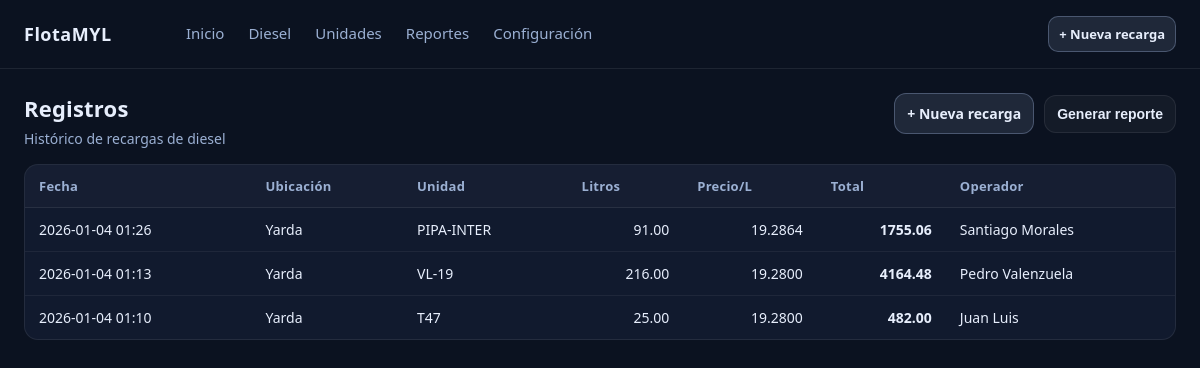
Screenshot of /diesel/ with the database file from the repository.
### diesel/models.py (models this page shows, shortened)
class DieselLog(models.Model):
    class Ubicacion(models.TextChoices):
        YARDA = "YARDA", "Yarda"
        OBRA = "OBRA", "Obra"
        DIAM = "DIAM", "Diam"
    ubicacion = models.CharField(max_length=20, choices=Ubicacion.choices)
    unidad = models.CharField(max_length=50)
    litros = models.DecimalField(max_digits=10, decimal_places=2)
    operador = models.CharField(max_length=100)
    precio_por_litro = models.DecimalField(max_digits=10, decimal_places=4)
    costo_total = models.DecimalField(max_digits=12, decimal_places=2, editable=False)
    fecha = models.DateTimeField(default=timezone.now, editable=False)

### diesel/views.py (the view)
# urls.py: path("diesel/", views.diesel_list, name="diesel_list"),
def diesel_list(request):
    logs = DieselLog.objects.order_by("-fecha")[:200]  # últimos 200
    return render(request, "diesel/diesel_list.html", {"logs": logs})

### diesel/templates/diesel/diesel_list.html (shortened to what this page needs)
{% extends "base.html" %}
{% load static %}
{% block extra_css %}
  <link rel="stylesheet" href="{% static 'diesel/styles.css' %}">
{% endblock %}
{% block topbar_actions %}
  <a href="{% url 'diesel_create' %}" class="btn btn-primary btn-sm">+ Nueva recarga</a>
{% endblock %}
{% block content %}
  <div class="diesel-header">
    <div>
      <h1 class="diesel-title">Registros</h1>
      <p class="diesel-subtitle">Histórico de recargas de diesel</p>
    </div>
    <div class="diesel-actions">
      <a href="{% url 'diesel_create' %}" class="btn btn-primary">+ Nueva recarga</a>
      <button class="btn">Generar reporte</button>
    </div>
  </div>
  <div class="diesel-panel">
    <div class="diesel-table-scroll">
      <table class="diesel-table">
        <thead>
          <tr>
            <th>Fecha</th><th>Ubicación</th><th>Unidad</th>
            <th class="t-right">Litros</th>
            <th class="t-right">Precio/L</th>
            <th class="t-right">Total</th>
            <th>Operador</th>
          </tr>
        </thead>
        <tbody>
          {% for r in logs %}
          <tr>
            <td>{{ r.fecha|date:"Y-m-d H:i" }}</td>
            <td>{{ r.get_ubicacion_display }}</td>
            <td>{{ r.unidad }}</td>
            <td class="t-right">{{ r.litros }}</td>
            <td class="t-right">{{ r.precio_por_litro }}</td>
            <td class="t-right diesel-total">{{ r.costo_total }}</td>
            <td>{{ r.operador }}</td>
          </tr>
          {% empty %}
          <tr>
            <td colspan="7" class="diesel-empty">Sin registros.</td>
          </tr>
          {% endfor %}
        </tbody>
      </table>
    </div>
  </div>
{% endblock %}

### templates/base.html (shortened to what this page needs)
{% load static %}
<!doctype html>
<html lang="es">
<head>
  <link rel="stylesheet" href="{% static 'inicio/dashboard.css' %}">
  {% block extra_css %}{% endblock %}
</head>
<body>
<header class="topbar">
  <div class="topbar-left">
    <span class="brand">FlotaMYL</span>
  </div>
  <nav class="topbar-nav">
    <a href="{% url 'inicio' %}"
       class="nav-item {% if request.resolver_match.url_name == 'dashboard' %}active{% endif %}">
      Inicio
    </a>
    <a href="{% url 'diesel_list' %}"
       class="nav-item {% if request.resolver_match.app_name == 'diesel' %}active{% endif %}">
      Diesel
    </a>
    <a href="#" class="nav-item">Unidades</a>
    <a href="#" class="nav-item">Reportes</a>
    <a href="#" class="nav-item">Configuración</a>
  </nav>
  <div class="topbar-actions">
    {% block topbar_actions %}{% endblock %}
  </div>
</header>
<main class="container">
  {% block content %}{% endblock %}
</main>
</body>
</html>

### inicio/static/inicio/dashboard.css (style rules this page uses)
:root { --bg:#0b1220; --panel:#111a2e; --text:#e7eefc; --muted:#9bb0d3; --border:rgba(255,255,255,.08); }
* { box-sizing:border-box; }
body { margin:0; font-family: system-ui, -apple-system, Segoe UI, Roboto, Arial; background: var(--bg); color: var(--text); }
.topbar { display:flex; align-items:center; justify-content:space-between; padding:16px 24px; border-bottom:1px solid var(--border); }
.container { padding:24px; max-width:1200px; margin:0 auto; }
.topbar-left { display:flex; align-items:center; min-width:160px; }
.brand { font-size:18px; font-weight:700; letter-spacing:.5px; }
.topbar-nav { display:flex; align-items:center; gap:20px; flex:1; }
.nav-item { text-decoration:none; color: var(--muted); font-size:15px; font-weight:500; padding:6px 2px; border-bottom:2px solid transparent; transition: all .15s ease; }

### diesel/static/diesel/styles.css (style rules this page uses)
.diesel-header { display:flex; align-items:flex-start; justify-content:space-between; gap:16px; margin-bottom:16px; }
.diesel-title { margin:0; font-size:22px; font-weight:750; letter-spacing:.2px; }
.diesel-subtitle { margin:6px 0 0; color: var(--muted); font-size:14px; }
.diesel-actions { display:flex; align-items:center; gap:10px; flex-wrap:wrap; }
.btn { display:inline-flex; align-items:center; justify-content:center; gap:8px; padding:10px 12px; border-radius:12px; border:1px solid var(--border); background: rgba(255,255,255,.04); color: var(--text); text-decoration:none; font-weight:650; font-size:14px; cursor:pointer; transition: transform .06s ease, background .15s ease, border-color .15s ease; }
.btn-primary { background: rgba(155,176,211,.14); border-color: rgba(155,176,211,.35); }
.btn-sm { padding:8px 10px; border-radius:10px; font-size:13px; }
.diesel-panel { background: var(--panel); border:1px solid var(--border); border-radius:14px; overflow:hidden; }
.diesel-table-scroll { width:100%; overflow:auto; }
.diesel-table { width:100%; border-collapse:separate; border-spacing:0; font-size:14px; }
.diesel-table thead th { text-align:left; padding:12px 14px; color: var(--muted); font-weight:700; font-size:13px; letter-spacing:.25px; background: rgba(255,255,255,.02); border-bottom:1px solid var(--border); white-space:nowrap; }
.diesel-table tbody td { padding:12px 14px; border-bottom:1px solid rgba(255,255,255,.06); vertical-align:middle; white-space:nowrap; }
.diesel-table tbody tr:last-child td { border-bottom:none; }
.t-right { text-align:right; }
.diesel-total { font-weight:800; }

### rows the page displays
DieselLog: fecha "2026-01-04 01:26", ubicacion "Yarda", unidad "PIPA-INTER", litros "91.00", precio_por_litro "19.2864", costo_total "1755.06", operador "Santiago Morales"
DieselLog: fecha "2026-01-04 01:13", ubicacion "Yarda", unidad "VL-19", litros "216.00", precio_por_litro "19.2800", costo_total "4164.48", operador "Pedro Valenzuela"
DieselLog: fecha "2026-01-04 01:10", ubicacion "Yarda", unidad "T47", litros "25.00", precio_por_litro "19.2800", costo_total "482.00", operador "Juan Luis"
